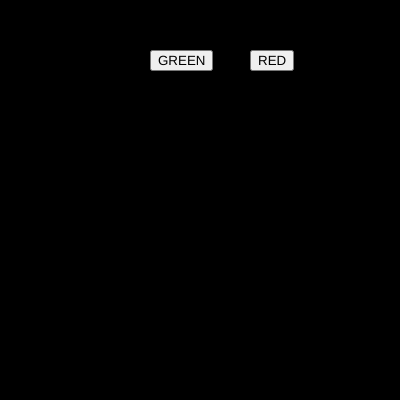
Frame 1 (no input)
Frame 60 (no input): identical to frame 1, image omitted
Frame 120 (the mouse pressed at the canvas centre since frame 60): identical to frame 1, image omitted

The p5.js sketch that drew this single still picture (run headless with seeded random() and noise() and a simulated clock; from frame 60 on, the mouse is pressed at the canvas centre):

// p5.js sketch
// ── sketch.js
var btn_red;
var btn_green;

var r = 0;
var g = 0;
var b = 0;

function setup() {
  createCanvas(400, 400);  

  btn_red = createButton("RED");
  btn_red.position(250,50)
  btn_red.mousePressed(red_bg);
  
  btn_green = createButton("GREEN");
  btn_green.position(150,50)
  btn_green.mousePressed(green_bg);
}
function red_bg(){

  r=250
  g=0
  b=0
}
    
function green_bg(){

  r=0
  g=250
  b=0

}




function draw() {
  background(r,g,b);





}
